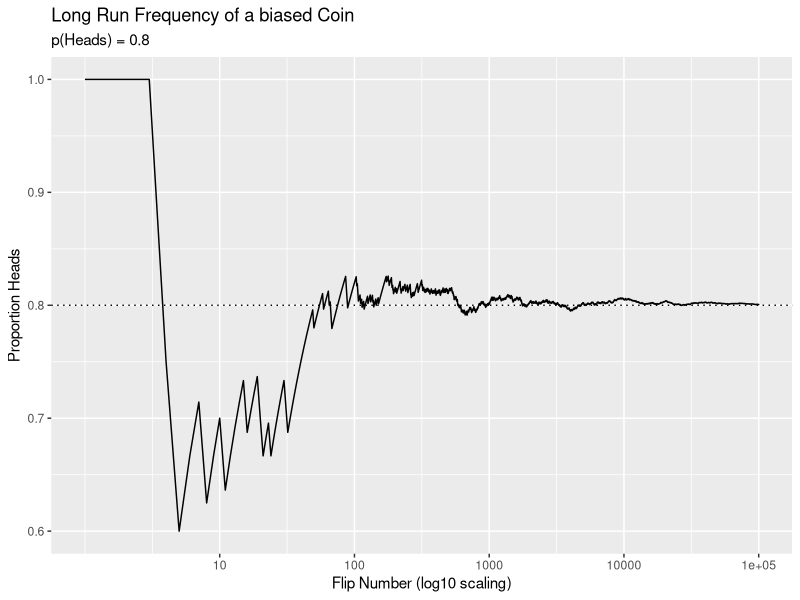
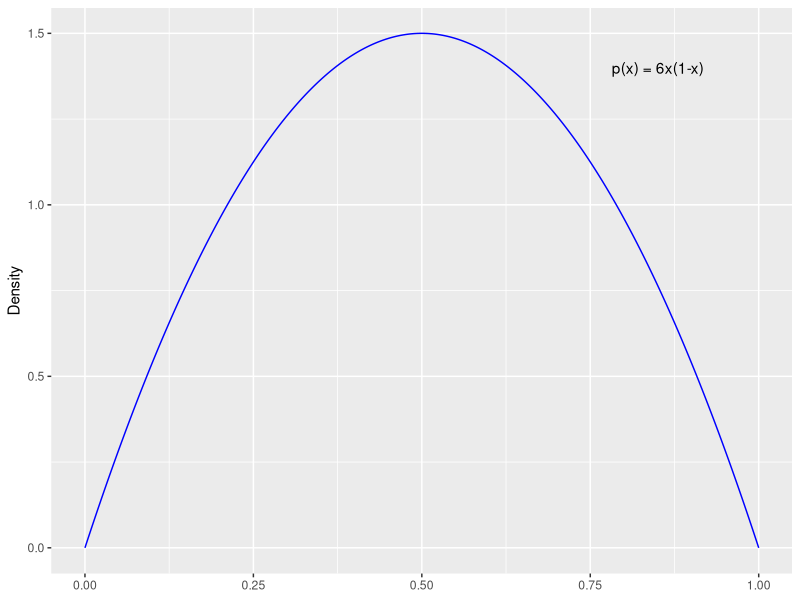

R code for these plots, in order:
## ---- chunk 1
knitr::opts_chunk$set(echo = TRUE, warning = FALSE, message = FALSE, comment = "")
## ---- chunk 2
# sum the cell frequencies in each table, forming a single table. 
EyeHairFreq <- apply(HairEyeColor, c("Eye", "Hair"), sum)
EyeHairFreq
## ---- chunk 3

# calculate the joint probability for each hair-eye color combination.
EyeHairProp <- round(EyeHairFreq / sum(EyeHairFreq), 2)
EyeHairProp
## ---- chunk 4

# get the sum total marginal frequency of hair color, from the Male and Female table.  
HairFreq <- apply(HairEyeColor, "Hair", sum) 
# calculate the marginal probability of Hair Color
HairProp <- round(HairFreq / sum(HairFreq), 2)
HairProp
## ---- chunk 5
EyeFreq <- apply(HairEyeColor, "Eye", sum) # sum the Eye columns, across both tables. 
EyeProp <- round(EyeFreq / sum(EyeFreq), 2)
EyeProp
## ---- chunk 6
# conditional probability. p(hair color | blue eyes) = p(blue, hair color) / p(blue)
round(EyeHairProp['Blue',] / EyeProp['Blue'], 2) 
## ---- chunk 7
library(ggplot2)

set.seed(123)
biased_coin_sim <- rbinom(n = 100000, size = 1, prob = 0.8)

# create dataframe to calculate cumulative heads, and the trial number.
long_run_frequency <- data.frame(cumulative_heads = cumsum(biased_coin_sim),
                                 flip_number = seq_along(biased_coin_sim))

log10_scale <- c(10, 100, 1000, 10000, 100000)
ggplot(long_run_frequency, aes(x = flip_number, y = cumulative_heads / flip_number)) +
    geom_line() +
    geom_hline(yintercept = 0.8, linetype = "dotted") +
    scale_x_log10(breaks = log10_scale, labels = log10_scale) +
    labs(x = "Flip Number (log10 scaling)",
         y = "Proportion Heads",
         title = "Long Run Frequency of a biased Coin",
         subtitle = "p(Heads) = 0.8")

## ---- chunk 8
library(purrr)
suit <- c("hearts", "diamonds", "clubs", "spades")
number <- c("9", "10", "Jack", "Queen", "King", "Ace")

pinockle_deck <- data.frame(suit = map(suit, rep, 12) %>%unlist(),
           number = rep(number, 8)) %>%
    table()

pinockle_deck
## ---- chunk 9
# find the joint probability distribution of each suit and number.
pinockle_joint_prob <-round(pinockle_deck / sum(pinockle_deck), 3)
pinockle_joint_prob

# probability of getting a 10. Find the marginal probability of a 10 by summing the 10 column, unconditioned by the suit. 
sum(pinockle_joint_prob[,"10"])

## ---- chunk 10
# probability of getting a 10 or a jack. These are mutually exclusive card numbers (i.e. a 10 can't also be a jack), so we can just sum each of their marginal probabilities. 
sum(pinockle_joint_prob[,c("10", "Jack")])

## ---- chunk 11
pr_density <- function(x) {
    value <- (6 * x) * (1 - x)
    value
}

# while not infinitesimal, we'll consider each interval width in the range to be .001
x_range <- seq(0, 1, by = .001) 

# calculating the probability density for each interval between [0,1] 
y_density <- pr_density(x_range)

data.frame(x_range, y_density) %>%
    ggplot(aes(x = x_range, y = y_density)) +
        geom_line(color = "blue") +
        annotate("text", x = 0.85, y = 1.4, label = "p(x) = 6x(1-x)") +
        labs(x = NULL,
             y = "Density")
